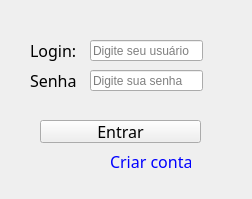
<?xml version="1.0" encoding="UTF-8"?>
<ui version="4.0">
 <class>Form</class>
 <widget class="QWidget" name="Form">
  <property name="geometry">
   <rect>
    <x>0</x>
    <y>0</y>
    <width>252</width>
    <height>199</height>
   </rect>
  </property>
  <property name="windowTitle">
   <string>Login</string>
  </property>
  <widget class="QLineEdit" name="txt_usuario">
   <property name="geometry">
    <rect>
     <x>90</x>
     <y>40</y>
     <width>113</width>
     <height>21</height>
    </rect>
   </property>
   <property name="font">
    <font>
     <pointsize>9</pointsize>
    </font>
   </property>
   <property name="placeholderText">
    <string>Digite seu usuário</string>
   </property>
  </widget>
  <widget class="QLineEdit" name="txt_senha">
   <property name="geometry">
    <rect>
     <x>90</x>
     <y>70</y>
     <width>113</width>
     <height>21</height>
    </rect>
   </property>
   <property name="font">
    <font>
     <pointsize>9</pointsize>
    </font>
   </property>
   <property name="echoMode">
    <enum>QLineEdit::Password</enum>
   </property>
   <property name="placeholderText">
    <string>Digite sua senha</string>
   </property>
  </widget>
  <widget class="QPushButton" name="btn_entrar">
   <property name="geometry">
    <rect>
     <x>40</x>
     <y>120</y>
     <width>161</width>
     <height>23</height>
    </rect>
   </property>
   <property name="font">
    <font>
     <family>Malgun Gothic</family>
     <pointsize>12</pointsize>
    </font>
   </property>
   <property name="text">
    <string>Entrar</string>
   </property>
  </widget>
  <widget class="QLabel" name="lbl_mensagem">
   <property name="geometry">
    <rect>
     <x>40</x>
     <y>90</y>
     <width>161</width>
     <height>16</height>
    </rect>
   </property>
   <property name="text">
    <string/>
   </property>
  </widget>
  <widget class="QLabel" name="Login">
   <property name="geometry">
    <rect>
     <x>30</x>
     <y>40</y>
     <width>47</width>
     <height>21</height>
    </rect>
   </property>
   <property name="font">
    <font>
     <family>Malgun Gothic</family>
     <pointsize>12</pointsize>
    </font>
   </property>
   <property name="text">
    <string>Login:</string>
   </property>
  </widget>
  <widget class="QLabel" name="label">
   <property name="geometry">
    <rect>
     <x>30</x>
     <y>70</y>
     <width>47</width>
     <height>20</height>
    </rect>
   </property>
   <property name="font">
    <font>
     <family>Malgun Gothic</family>
     <pointsize>12</pointsize>
    </font>
   </property>
   <property name="text">
    <string>Senha:</string>
   </property>
  </widget>
  <widget class="QLabel" name="label_2">
   <property name="geometry">
    <rect>
     <x>90</x>
     <y>10</y>
     <width>47</width>
     <height>13</height>
    </rect>
   </property>
   <property name="text">
    <string/>
   </property>
  </widget>
  <widget class="QPushButton" name="btnCriarconta">
   <property name="geometry">
    <rect>
     <x>110</x>
     <y>150</y>
     <width>81</width>
     <height>23</height>
    </rect>
   </property>
   <property name="font">
    <font>
     <family>Malgun Gothic</family>
     <pointsize>12</pointsize>
    </font>
   </property>
   <property name="styleSheet">
    <string notr="true">QPushButton {
    border: none;
    background: transparent;
    color: rgb(0, 0, 255);
    text-align: left;
}

QPushButton:hover {
    text-decoration: underline;
    color: rgb(0, 0, 200);
}

QPushButton:pressed {
    color: rgb(128, 0, 128);
}</string>
   </property>
   <property name="text">
    <string>Criar conta</string>
   </property>
  </widget>
 </widget>
 <resources/>
 <connections/>
</ui>
